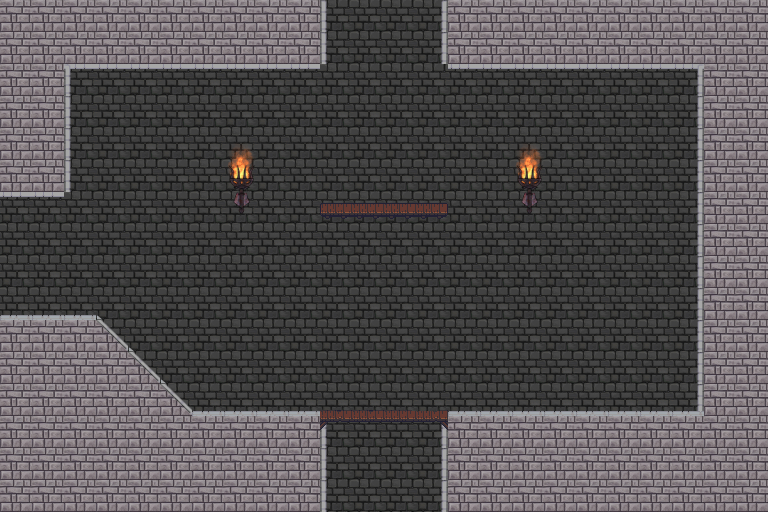

This game map was drawn from its Tiled (.tmx) file and the tilesets committed beside it. A one-line description and the trimmed map source follow:
An orthogonal 24x16 tile map with 32x32 px tiles, 3 tile layers (Слой тайлов 1, Слой тайлов 2, Fire), 5 tilesets and 3 objects.

<map version="1.0" orientation="orthogonal" renderorder="right-down" width="24" height="16" tilewidth="32" tileheight="32" nextobjectid="46">
 <properties>
  <property name="Down" value="Yes" />
  <property name="Height" type="float" value="5.12" />
  <property name="Left" value="Yes" />
  <property name="Right" value="No" />
  <property name="Up" value="Yes" />
  <property name="Width" type="float" value="7.68" />
 </properties>
 <tileset firstgid="1" name="wall" tilewidth="32" tileheight="32" tilecount="1" columns="1">
  <image source="../Resources/wall.jpg" width="32" height="32" />
  <tile id="0">
   <properties>
    <property name="Height" type="float" value="5.12" />
    <property name="Width" type="float" value="10.24" />
   </properties>
  </tile>
 </tileset>
 <tileset firstgid="2" name="castle" tilewidth="32" tileheight="32" spacing="1" margin="1" tilecount="465" columns="31">
  <image source="../Resources/castle.png" width="1024" height="512" />
 </tileset>
 <tileset firstgid="467" name="Fire" tilewidth="32" tileheight="64" tilecount="32" columns="8">
  <image source="../Resources/Fire.png" width="256" height="256" />
  <tile id="0">
   <properties>
    <property name="FireFrame" value="1" />
   </properties>
  </tile>
  <tile id="1">
   <properties>
    <property name="FireFrame" value="2" />
   </properties>
  </tile>
  <tile id="2">
   <properties>
    <property name="FireFrame" value="3" />
   </properties>
  </tile>
  <tile id="3">
   <properties>
    <property name="FireFrame" value="4" />
   </properties>
  </tile>
  <tile id="4">
   <properties>
    <property name="FireFrame" value="5" />
   </properties>
  </tile>
  <tile id="5">
   <properties>
    <property name="FireFrame" value="6" />
   </properties>
  </tile>
  <tile id="6">
   <properties>
    <property name="FireFrame" value="7" />
   </properties>
  </tile>
  <tile id="7">
   <properties>
    <property name="FireFrame" value="8" />
   </properties>
  </tile>
  <tile id="8">
   <properties>
    <property name="FireFrame" value="9" />
   </properties>
  </tile>
  <tile id="9">
   <properties>
    <property name="FireFrame" value="10" />
   </properties>
  </tile>
  <tile id="10">
   <properties>
    <property name="FireFrame" value="11" />
   </properties>
  </tile>
  <tile id="11">
   <properties>
    <property name="FireFrame" value="12" />
   </properties>
  </tile>
  <tile id="12">
   <properties>
    <property name="FireFrame" value="13" />
   </properties>
  </tile>
  <tile id="13">
   <properties>
    <property name="FireFrame" value="14" />
   </properties>
  </tile>
  <tile id="14">
   <properties>
    <property name="FireFrame" value="15" />
   </properties>
  </tile>
  <tile id="15">
   <properties>
    <property name="FireFrame" value="16" />
   </properties>
  </tile>
  <tile id="16">
   <properties>
    <property name="FireFrame" value="17" />
   </properties>
  </tile>
  <tile id="17">
   <properties>
    <property name="FireFrame" value="18" />
   </properties>
  </tile>
  <tile id="18">
   <properties>
    <property name="FireFrame" value="19" />
   </properties>
  </tile>
  <tile id="19">
   <properties>
    <property name="FireFrame" value="20" />
   </properties>
  </tile>
  <tile id="20">
   <properties>
    <property name="FireFrame" value="21" />
   </properties>
  </tile>
  <tile id="21">
   <properties>
    <property name="FireFrame" value="22" />
   </properties>
  </tile>
  <tile id="22">
   <properties>
    <property name="FireFrame" value="23" />
   </properties>
  </tile>
  <tile id="23">
   <properties>
    <property name="FireFrame" value="24" />
   </properties>
  </tile>
  <tile id="24">
   <properties>
    <property name="FireFrame" value="25" />
   </properties>
  </tile>
  <tile id="25">
   <properties>
    <property name="FireFrame" value="26" />
   </properties>
  </tile>
  <tile id="26">
   <properties>
    <property name="FireFrame" value="27" />
   </properties>
  </tile>
  <tile id="27">
   <properties>
    <property name="FireFrame" value="27" />
   </properties>
  </tile>
  <tile id="28">
   <properties>
    <property name="FireFrame" value="28" />
   </properties>
  </tile>
  <tile id="29">
   <properties>
    <property name="FireFrame" value="29" />
   </properties>
  </tile>
  <tile id="30">
   <properties>
    <property name="FireFrame" value="30" />
   </properties>
  </tile>
  <tile id="31">
   <properties>
    <property name="FireFrame" value="31" />
   </properties>
  </tile>
 </tileset>
 <tileset firstgid="499" name="Torch" tilewidth="34" tileheight="60" tilecount="1" columns="1">
  <image source="../Resources/Torch.png" width="34" height="60" />
 </tileset>
 <tileset firstgid="500" name="Wall_DelbekeHannes" tilewidth="32" tileheight="32" tilecount="1" columns="1">
  <image source="../Resources/Wall_DelbekeHannes.jpeg" width="32" height="32" />
 </tileset>
 <layer name="Слой тайлов 1" width="24" height="16">
  <data>[384 cells, 384 non-empty, 2 distinct tile ids]</data>
 </layer>
 <layer name="Слой тайлов 2" width="24" height="16">
  <data>[384 cells, 172 non-empty, 12 distinct tile ids]</data>
 </layer>
 <layer name="Fire" width="24" height="16">
  <data>[384 cells, 364 non-empty, 13 distinct tile ids]</data>
 </layer>
 <objectgroup name="ground">
  <properties>
   <property name="height" type="float" value="0" />
  </properties>
  <object id="40" x="320" y="512">
   <polyline points="0,0 0,-96 -128,-96 -224,-192 -448,-192 -448,-320 -256,-320 -256,-448 0,-448 0,-640 128,-640 128,-448 384,-448 384,-96 128,-96 128,0" />
  </object>
 </objectgroup>
 <objectgroup name="platform">
  <object id="44" x="321" y="206" width="127" height="8" />
  <object id="45" x="320" y="416" width="128" height="5" />
 </objectgroup>
</map>
